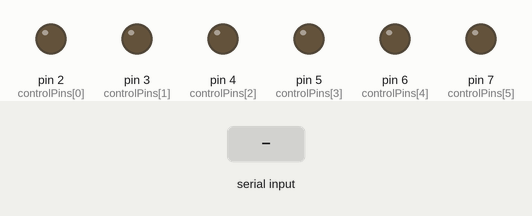
Recording of a sketch running on a simulated Arduino Uno, built with avr-gcc and run on an emulated ATmega328P. Parts: output pins drawn as LEDs (lit = HIGH). The inputs (shaded band) are chosen by the test bench. What the sketch prints to the serial monitor is not drawn.

Above: at 1.2 s.
1.3 s: "90 45\n" received over Serial
At 1.7 s:
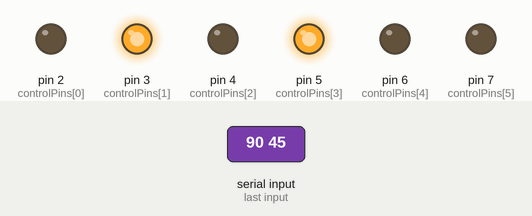
4.3 s: ".\n" received over Serial
At 5.1 s:
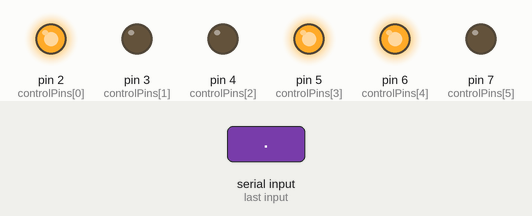
7.3 s: ",\n" received over Serial
At 9.4 s:
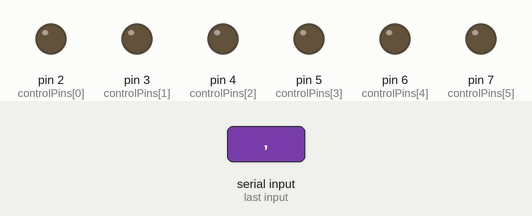
9.8 s: "?\n" received over Serial
At 10.4 s:
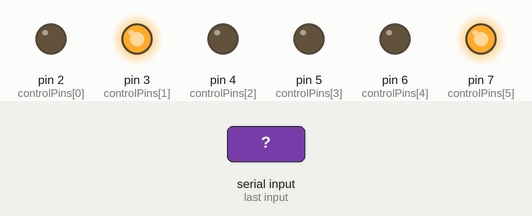
12.3 s: "!\n" received over Serial
At 13.1 s:
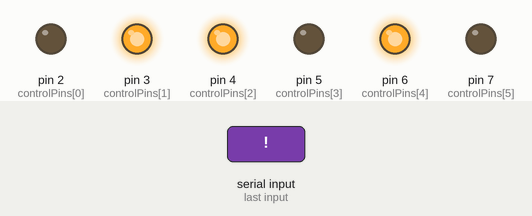
14.8 s: ";\n" received over Serial
At 15.4 s:
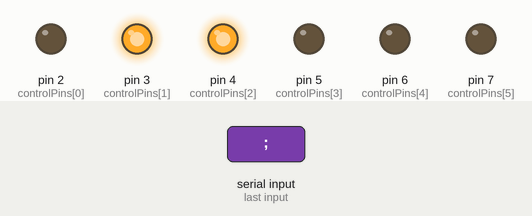
Timing chart, 0 to 17.8 s (numbered marks = the images above; inputs shaded):
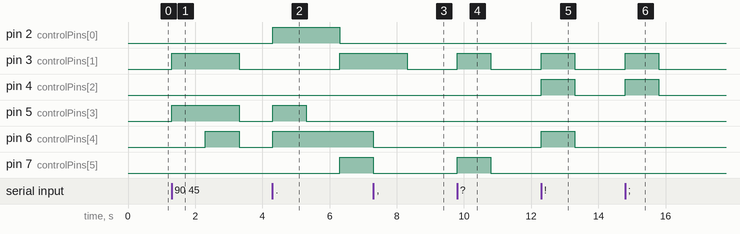

Measured:
- after the input at 1.3 s, pin 3 (controlPins[1]), pin 5 (controlPins[3]): LOW → HIGH at once, → LOW 2.0 s later; pin 6 (controlPins[4]): LOW → HIGH after 1.0 s, → LOW 1.0 s later
- after the input at 4.3 s, pin 3 (controlPins[1]), pin 7 (controlPins[5]): LOW → HIGH after 2.0 s; pin 6 (controlPins[4]): goes on until 4.3 s, then stays HIGH
- after the input at 7.3 s, pin 3 (controlPins[1]): HIGH → LOW after 1.0 s instead of 0.01 s
- after the input at 9.8 s, pin 3 (controlPins[1]), pin 7 (controlPins[5]): LOW → HIGH at once, → LOW 1.0 s later
- after the input at 12.3 s, pin 3 (controlPins[1]), pin 4 (controlPins[2]), pin 6 (controlPins[4]): LOW → HIGH at once, → LOW 1.0 s later
- after the input at 14.8 s, pin 3 (controlPins[1]), pin 4 (controlPins[2]): LOW → HIGH at once, → LOW 1.0 s later

The sketch:

protel-hardware.ino
```cpp
/*

  1  4
  2  5
  3  6

*/

const byte braillePatterns[36][6] = {
  // Letters a-z (0-25)
  {1,0,0,0,0,0}, {1,1,0,0,0,0}, {1,0,0,1,0,0}, {1,0,0,1,1,0}, // a, b, c, d
  {1,0,0,0,1,0}, {1,1,0,1,0,0}, {1,1,0,1,1,0}, {1,1,0,0,1,0}, // e, f, g, h
  {0,1,0,1,0,0}, {0,1,0,1,1,0}, {1,0,1,0,0,0}, {1,1,1,0,0,0}, // i, j, k, l
  {1,0,1,1,0,0}, {1,0,1,1,1,0}, {1,0,1,0,1,0}, {1,1,1,1,0,0}, // m, n, o, p
  {1,1,1,1,1,0}, {1,1,1,0,1,0}, {0,1,1,1,0,0}, {0,1,1,1,1,0}, // q, r, s, t
  {1,0,1,0,0,1}, {1,1,1,0,0,1}, {0,1,0,1,1,1}, {1,0,1,1,0,1}, // u, v, w, x
  {1,0,1,1,1,1}, {1,0,1,0,1,1}, // y, z

  // Numbers 0-9
  {0,1,0,1,1,0}, // 0 (⠚)
  {1,0,0,0,0,0}, // 1 (⠁)
  {1,1,0,0,1,0}, // 2 (⠃)
  {1,0,0,1,0,0}, // 3 (⠉)
  {1,0,0,1,1,0}, // 4 (⠙)
  {1,0,0,0,1,0}, // 5 (⠑)
  {1,1,0,1,0,0}, // 6 (⠋)
  {1,1,0,1,1,0}, // 7 (⠛)
  {1,1,0,0,1,0}, // 8 (⠓)
  {0,1,0,1,0,0}  // 9 (⠊)
};

// Punctuation
const byte punctuationPatterns[7][6] = {
  {0,1,0,0,1,1}, // . (period)
  {0,1,0,0,0,0}, // , (comma)
  {0,1,0,0,0,1}, // ? (question)
  {0,1,1,0,1,0}, // ! (exclamation)
  {0,0,1,0,0,0}, // ' (apostrophe)
  {0,0,1,0,0,1}, // - (hyphen)
  {0,1,1,0,0,0}  // ; (semicolon)
};

const byte controlPins[6] = {2,3,4,5,6,7}; // Solenoid pins
String inputText = "";     // Stores text from Serial
bool newTextReceived = false;

void setup() {
  Serial.begin(9600);
  for (byte i = 0; i < 6; i++) {
    pinMode(controlPins[i], OUTPUT);
    digitalWrite(controlPins[i], LOW);
  }
  Serial.println("Enter text (a-z, 0-9, .,?;!'):");
}

void loop() {
  if (Serial.available()) {
    inputText = Serial.readStringUntil('\n');
    inputText.trim();
    inputText.toLowerCase();
    newTextReceived = true;
    Serial.print("Displaying: \"");
    Serial.print(inputText);
    Serial.println("\"");
  }

  if (newTextReceived) {
    displayBraille(inputText);
    resetSolenoids();
    newTextReceived = false;
    Serial.println("\nEnter new text:");
  }
}

void displayBraille(String text) {
  for (unsigned int i = 0; i < text.length(); i++) {
    char c = text[i];
    bool charSupported = true;

    if (c >= 'a' && c <= 'z') {
      // Letters
      byte patternIndex = c - 'a';
      activatePattern(braillePatterns[patternIndex]);
      Serial.print(c);
    }
    else if (c >= '0' && c <= '9') {
      // Numbers
      byte patternIndex = 26 + (c - '0'); // Start from index 26
      activatePattern(braillePatterns[patternIndex]);
      Serial.print(c);
    }
    else if (c == ' ') {
      // Space
      resetSolenoids();
      Serial.print(' ');
    }
    else {
      // Punctuation
      switch(c) {
        case '.': activatePattern(punctuationPatterns[0]); break;
        case ',': activatePattern(punctuationPatterns[1]); break;
        case '?': activatePattern(punctuationPatterns[2]); break;
        case '!': activatePattern(punctuationPatterns[3]); break;
        case '\'': activatePattern(punctuationPatterns[4]); break;
        case '-': activatePattern(punctuationPatterns[5]); break;
        case ';': activatePattern(punctuationPatterns[6]); break;
        default:
          resetSolenoids();
          Serial.print('?'); // Unsupported character
          charSupported = false;
      }
      if(charSupported) Serial.print(c);
    }

    delay(1000); // Display character for 1 second
  }
}

void activatePattern(const byte pattern[6]) {
  for (byte pin = 0; pin < 6; pin++) {
    digitalWrite(controlPins[pin], pattern[pin]);
  }
}

void resetSolenoids() {
  for (byte i = 0; i < 6; i++) {
    digitalWrite(controlPins[i], LOW);
  }
}
```
